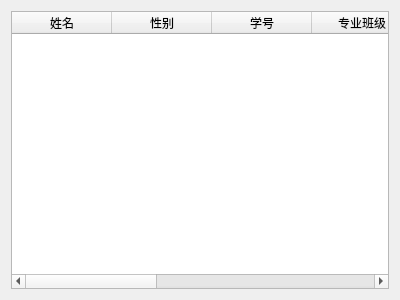
<?xml version="1.0" encoding="UTF-8"?>
<ui version="4.0">
 <class>NotPassSelect</class>
 <widget class="QWidget" name="NotPassSelect">
  <property name="geometry">
   <rect>
    <x>0</x>
    <y>0</y>
    <width>400</width>
    <height>300</height>
   </rect>
  </property>
  <property name="windowTitle">
   <string>Form</string>
  </property>
  <layout class="QVBoxLayout" name="verticalLayout">
   <item>
    <widget class="QTableWidget" name="tableWidget">
     <column>
      <property name="text">
       <string>姓名</string>
      </property>
     </column>
     <column>
      <property name="text">
       <string>性别</string>
      </property>
     </column>
     <column>
      <property name="text">
       <string>学号</string>
      </property>
     </column>
     <column>
      <property name="text">
       <string>专业班级</string>
      </property>
     </column>
     <column>
      <property name="text">
       <string>挂科科目</string>
      </property>
     </column>
     <column>
      <property name="text">
       <string>挂科学分</string>
      </property>
     </column>
     <column>
      <property name="text">
       <string>挂科性质</string>
      </property>
     </column>
     <column>
      <property name="text">
       <string>挂科状态</string>
      </property>
     </column>
    </widget>
   </item>
  </layout>
 </widget>
 <resources/>
 <connections/>
</ui>
